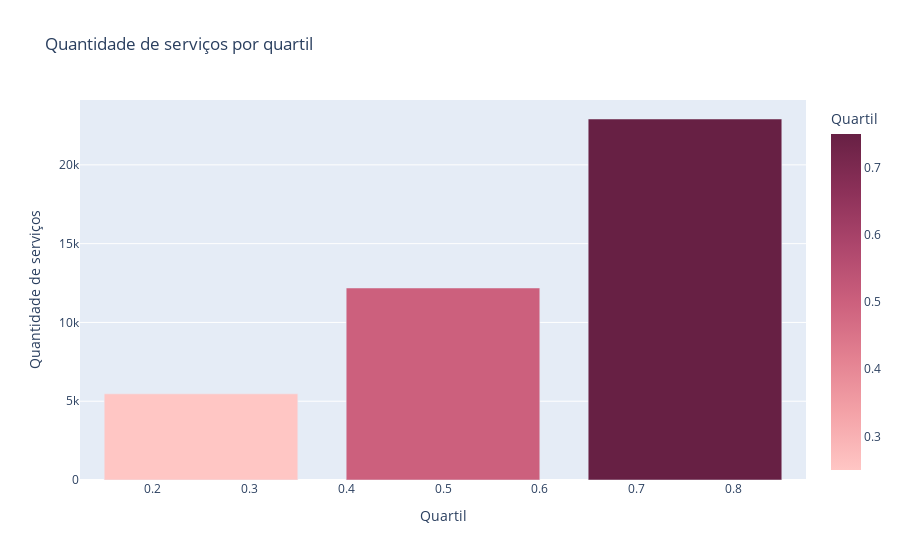

The code cell stored with this chart in its notebook:
### Markdown cell above
Hipótese: Quanto maior a população local do Zipcode, maior será a quantidade do público e clientes do laboratório.

### Code cell
# separando laboratórios mais frequentados por quartis

quartis = transactional_data.lab_id.value_counts().quantile([0.25,0.5,0.75])
quartis = quartis.to_frame()
quartis.reset_index(inplace=True)
quartis.columns = ['quartil', 'quantidade_de_serviços']
fig = px.bar(quartis, 
             x='quartil', 
             y="quantidade_de_serviços", 
             barmode='group',
             labels={
                     "quartil": "Quartil",
                     "quantidade_de_serviços": "Quantidade de serviços"
                 },
             title="Quantidade de serviços por quartil",
             color="quartil",
             color_continuous_scale="burg",
             )
fig.show()

### Figure 1 — Plotly figure (JSON) as saved in the notebook; plotly's stock layout.template omitted (floating-point values rounded to 4 significant figures)
{"data": [{"alignmentgroup": "True", "hovertemplate": "Quartil=%{marker.color}<br>Quantidade de serviços=%{y}<extra></extra>", "legendgroup": "", "marker": {"color": [0.25, 0.5, 0.75], "coloraxis": "coloraxis", "pattern": {"shape": ""}}, "name": "", "offsetgroup": "", "orientation": "v", "showlegend": false, "textposition": "auto", "type": "bar", "x": [0.25, 0.5, 0.75], "xaxis": "x", "y": [5466.0, 12190.0, 22910.0], "yaxis": "y"}], "layout": {"barmode": "group", "coloraxis": {"colorbar": {"title": {"text": "Quartil"}}, "colorscale": [[0, "rgb(255, 198, 196)"], [0.1667, "rgb(244, 163, 168)"], [0.3333, "rgb(227, 129, 145)"], [0.5, "rgb(204, 96, 125)"], [0.6667, "rgb(173, 70, 108)"], [0.8333, "rgb(139, 48, 88)"], [1, "rgb(103, 32, 68)"]]}, "legend": {"tracegroupgap": 0}, "title": {"text": "Quantidade de serviços por quartil"}, "xaxis": {"anchor": "y", "domain": [0, 1], "title": {"text": "Quartil"}}, "yaxis": {"anchor": "x", "domain": [0, 1], "title": {"text": "Quantidade de serviços"}}}}
